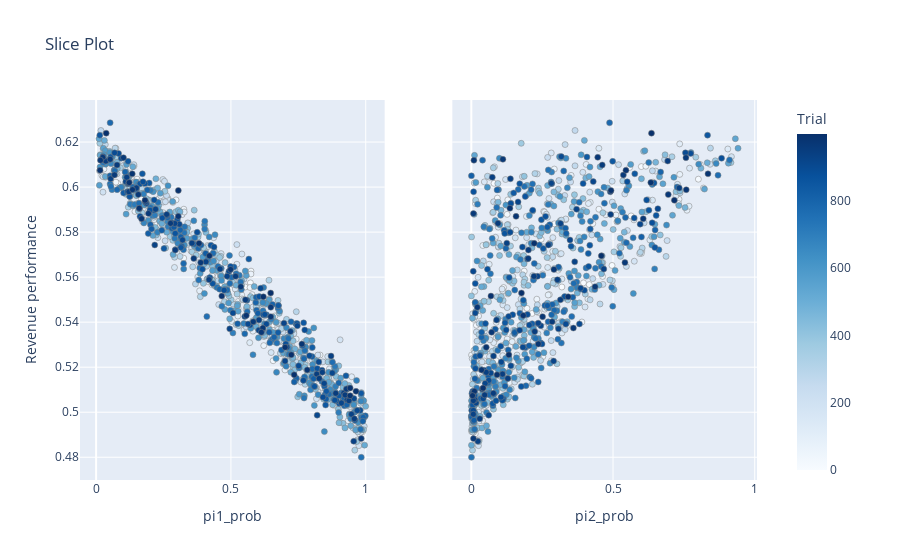

Notebook code for this chart:
### Code cell
optuna.visualization.plot_slice(
    study,
    target=lambda t: t.values[0],
    target_name="Revenue performance",
).show()

### Figure 1 — Plotly figure (JSON) as saved in the notebook; plotly's stock layout.template omitted (floating-point values rounded to 4 significant figures; data arrays with more than 128 entries replaced by an {"elided": "..."} marker saying what was removed)
{"data": [{"marker": {"color": {"elided": "1000 int values"}, "colorbar": {"title": {"text": "Trial"}, "x": 1, "xpad": 40}, "colorscale": [[0, "rgb(247,251,255)"], [0.125, "rgb(222,235,247)"], [0.25, "rgb(198,219,239)"], [0.375, "rgb(158,202,225)"], [0.5, "rgb(107,174,214)"], [0.625, "rgb(66,146,198)"], [0.75, "rgb(33,113,181)"], [0.875, "rgb(8,81,156)"], [1, "rgb(8,48,107)"]], "line": {"color": "Grey", "width": 0.5}, "showscale": true}, "mode": "markers", "name": "Feasible Trial", "showlegend": false, "type": "scatter", "x": {"elided": "1000 float values"}, "xaxis": "x", "y": {"elided": "1000 float values"}, "yaxis": "y"}, {"marker": {"color": {"elided": "1000 int values"}, "colorbar": {"title": {"text": "Trial"}, "x": 1, "xpad": 40}, "colorscale": [[0, "rgb(247,251,255)"], [0.125, "rgb(222,235,247)"], [0.25, "rgb(198,219,239)"], [0.375, "rgb(158,202,225)"], [0.5, "rgb(107,174,214)"], [0.625, "rgb(66,146,198)"], [0.75, "rgb(33,113,181)"], [0.875, "rgb(8,81,156)"], [1, "rgb(8,48,107)"]], "line": {"color": "Grey", "width": 0.5}, "showscale": false}, "mode": "markers", "name": "Feasible Trial", "showlegend": false, "type": "scatter", "x": {"elided": "1000 float values"}, "xaxis": "x2", "y": {"elided": "1000 float values"}, "yaxis": "y2"}], "layout": {"title": {"text": "Slice Plot"}, "xaxis": {"anchor": "y", "domain": [0, 0.45], "title": {"text": "pi1_prob"}}, "xaxis2": {"anchor": "y2", "domain": [0.55, 1], "title": {"text": "pi2_prob"}}, "yaxis": {"anchor": "x", "domain": [0, 1], "title": {"text": "Revenue performance"}}, "yaxis2": {"anchor": "x2", "domain": [0, 1], "matches": "y", "showticklabels": false}}}
